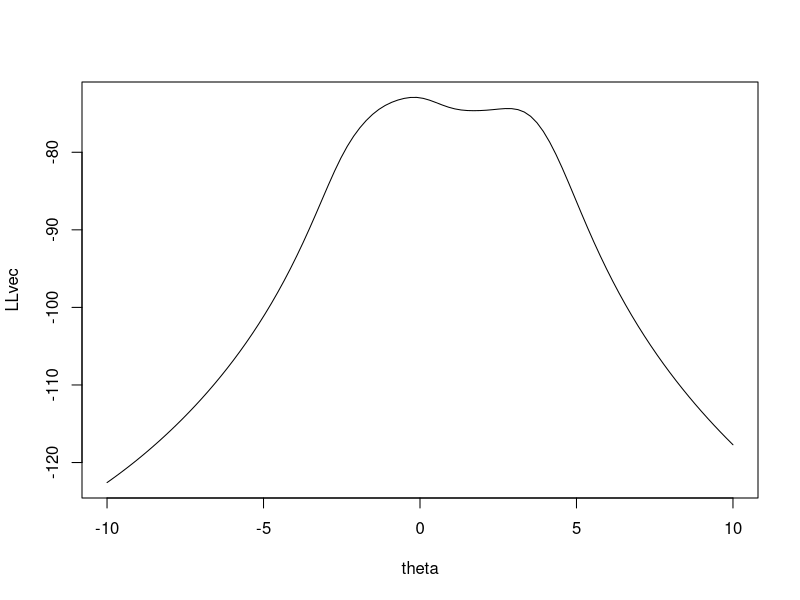

This chart was generated by the following R code:
# HW 3

# 1. The following data are from a Cauchy(theta) distribution with location parameter theta, 
# which has a pdf:
  
#  f(x | theta)=1/(π[1+〖(x-θ)〗^2])  
  
# 1.77, -0.23, 2.76, 3.80, 3.47, 56.75, -1.34, 4.24, -2.44, 3.29, 3.71, -2.40, 4.53, 
# -0.07, -1.05, -13.87, -2.53, -1.75, 0.27, 43.21

# a) Graph the log likelihood function.
  
#   Find the MLE of theta using any method. Try all the following starting points 
# if your method requires a starting point:
#    -11, -1, 0, 1.5, 4, 4.7, 7, 8, 38
# Discuss your results. 
  
# If your method requires a starting interval, try the points -1 and 1, -2 and -1, 
# and finally -3 and 3.

# a)
x = c(1.77, -0.23, 2.76, 3.80, 3.47, 56.75, -1.34, 4.24, -2.44, 3.29, 3.71, -2.40, 4.53, 
-0.07, -1.05, -13.87, -2.53, -1.75, 0.27, 43.21)

LL = function(theta) -sum(log(pi*(1 + (x - theta)^2)))

theta = seq(-10, 10, len = 100)
LLvec = 1:100

for (i in 1:100) LLvec[i] = LL(theta[i])
plot(theta, LLvec, type = "l")
# The MLE appears to be a bit smaller than 0

# b)

golden <- function(f, int, precision = 1e-6)
{
  rho <- (3-sqrt(5))/2 # ::: Golden ratio
  # ::: Work out first iteration here
  f_a <- f(int[1] + rho*(diff(int)))
  f_b <- f(int[2] - rho*(diff(int)))
  ### How many iterations will we need to reach the desired precision?
  N <- ceiling(log(precision/(diff(int)))/log(1-rho))
  for (i in 1:N)                    # index the number of iterations
  {
    f_a <- f(int[1] + rho*(diff(int)))
    f_b <- f(int[2] - rho*(diff(int)))
    if (f_a < f_b)  
    {
      int[2] = int[2] - rho*(diff(int))
      
    } else
      {
      if (f_a >= f_b) int[1] = int[1] + rho*(diff(int))
      }
  }
  int
}

LLmin = function(theta) -LL(theta)

golden(LLmin, c(-1,1))
# Converges to the correct max
# MLE of theta = -0.19229

#Cross-check with optimize
optimize(LL, lower = -1, upper = 1, maximum = TRUE)

golden(LLmin, c(-2,-1))
# Converges to the right endpoint because LL is increasing in (-2, -1)

golden(LLmin, c(-3,3))
# Converges to the correct value.

# Conclusion: it is important the search interval contains the target max or min

# 2. 
# Use any multivariate method to find the maximum of 

# f(x_1,x_2 )=-(x_1-2)^4-(x_1-2x_2 )^2
# with starting points 0 and 3.

f = function(x) (x[1]-2)^4 + (x[1]-2*x[2] )^2
optim(c(0,3), f)

# Maximum is at x1 = 1.9783572, x2 = 0.9890109

# Cross-check with gradient method:

n = 10000
alpha = 0.09

# Target function
f = function(x) -(x[1]-2)^4 - (x[1]-2*x[2] )^2
f_gradient = function(x, y) c(-4*(x-2)^3 -2*(x-2*y), -2*(x-2*y)*(-2))

m = matrix(0, n, 2)
# Initial values
m[1,1] = 0
m[1,2] = 3

for (i in 2:n)
{
  m[i,] = m[i-1,] + alpha*f_gradient(m[i-1,1],m[i-1,2])
}

fval = numeric()
for (i in 1:n) fval[i] = f(m[i,])

m[n,]
# Close enough